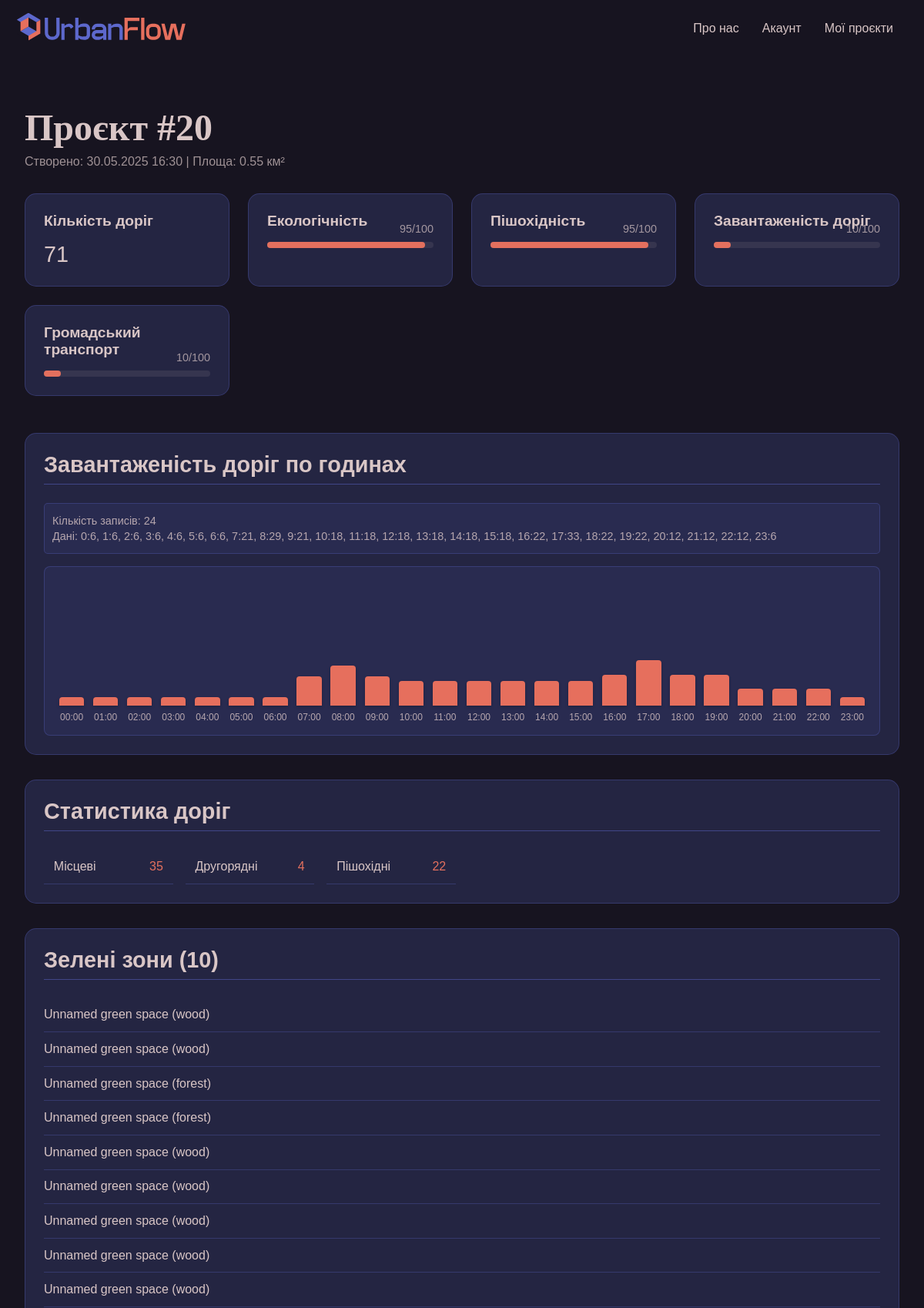
/myprojects/20/ (signed in, upper part), run on the app's committed database.
### backend/models.py (models this page shows, shortened)
class AnalyzedArea(models.Model):
    user = models.ForeignKey(settings.AUTH_USER_MODEL, on_delete=models.CASCADE, null=True, blank=True)
    north = models.FloatField()
    south = models.FloatField()
    east = models.FloatField()
    west = models.FloatField()
    related_name = 'analyzedarea_set'
    area = models.FloatField(help_text="Area in square kilometers")
    created_at = models.DateTimeField(auto_now_add=True)
    road_count = models.IntegerField(default=0)
    congestion = models.IntegerField(default=0, help_text="Congestion score (0-100)")
    ecology = models.IntegerField(default=0, help_text="Ecology score (0-100)")
    pedestrian_friendly = models.IntegerField(default=0, help_text="Pedestrian friendliness score (0-100)")
    public_transport = models.IntegerField(default=0, help_text="Public transport accessibility score (0-100)")
    class Meta:
        verbose_name = "Analyzed Area"
        verbose_name_plural = "Analyzed Areas"

class HourlyCongestion(models.Model):
    area = models.ForeignKey(AnalyzedArea, on_delete=models.CASCADE, related_name='hourly_congestion')
    hour = models.IntegerField()  # Година доби (0-23)
    congestion_level = models.IntegerField(help_text="Congestion level (0-100)")
    class Meta:
        ordering = ['hour']

class RoadTypeStats(models.Model):
    area = models.ForeignKey(AnalyzedArea, on_delete=models.CASCADE, related_name='road_type_stats')
    road_type = models.CharField(max_length=50)
    count = models.IntegerField(default=0)

class GreenSpace(models.Model):
    area = models.ForeignKey(AnalyzedArea, on_delete=models.CASCADE, related_name='green_spaces')
    osm_id = models.BigIntegerField()
    name = models.CharField(max_length=255, default="Unnamed green space")
    space_type = models.CharField(max_length=50)

### backend/views.py (the view)
# urls.py: path('myprojects/<int:project_id>/', views.project_detail, name='project_detail'),
@login_required
def project_detail(request, project_id):
    project = get_object_or_404(AnalyzedArea, id=project_id, user=request.user)
    hourly_congestion = project.hourly_congestion.all().order_by('hour')
    print(f"Project ID: {project.id}")
    print(f"Hourly congestion count: {hourly_congestion.count()}")
    for hc in hourly_congestion:
        print(f"Hour {hc.hour}: {hc.congestion_level}%")
    context = {
        'project': project,
        'hourly_congestion': hourly_congestion,
        'roads': project.roads.all(),
        'green_spaces': project.green_spaces.all(),
        'water_features': project.water_features.all(),
        'road_type_stats': project.road_type_stats.all()
    }
    return render(request, 'projects/project_detail.html', context)

### backend/templates/projects/project_detail.html (shortened to what this page needs)
{% load static %}
<!DOCTYPE html>
<html lang="uk">
<head>
    <link rel="stylesheet" href="https://unpkg.com/leaflet@1.7.1/dist/leaflet.css" />
    <link rel="stylesheet" href="{% static 'css/pages/project_detail.css' %}">
</head>
<body>
<nav>
    <div class="logo"><a href="{% url 'logged_home' %}">
        <img src="{% static 'img/cube.svg' %}" alt="Логотип UrbanFlow - куб">
        <img src="{% static 'img/UrbanFlow.svg' %}" alt="UrbanFlow">
    </a></div>
    <ul role="list">
        <li><a href="{% url 'about' %}">Про нас</a></li>
        <li><a href="{% url 'profile' %}">Акаунт</a></li>
        <li><a href="{% url 'myprojects' %}">Мої проєкти</a></li>
    </ul>
</nav>
<div class="project-detail-container">
    <h1>Проєкт #{{ project.id }}</h1>
    <p class="project-meta">Створено: {{ project.created_at|date:"d.m.Y H:i" }} | Площа: {{ project.area }} км²</p>
    <div class="project-stats">
        <div class="stat-card">
            <h3>Кількість доріг</h3>
            <p>{{ project.road_count }}</p>
        </div>
        <div class="stat-card">
            <h3>Екологічність</h3>
            <div class="progress-bar">
                <div class="progress-fill" style="width: {{ project.ecology }}%"></div>
                <span>{{ project.ecology }}/100</span>
            </div>
        </div>
        <div class="stat-card">
            <h3>Пішохідність</h3>
            <div class="progress-bar">
                <div class="progress-fill" style="width: {{ project.pedestrian_friendly }}%"></div>
                <span>{{ project.pedestrian_friendly }}/100</span>
            </div>
        </div>
        <div class="stat-card">
            <h3>Завантаженість доріг</h3>
            <div class="progress-bar">
                <div class="progress-fill" style="width: {{ project.congestion }}%"></div>
                <span>{{ project.congestion }}/100</span>
            </div>
        </div>
        <div class="stat-card">
            <h3>Громадський транспорт</h3>
            <div class="progress-bar">
                <div class="progress-fill" style="width: {{ project.public_transport }}%"></div>
                <span>{{ project.public_transport }}/100</span>
            </div>
        </div>
    </div>
    <div class="project-sections">
        <section class="hourly-congestion">
            <h2>Завантаженість доріг по годинах</h2>
            {% if hourly_congestion %}
                <div class="debug-info" style="background: rgba(93, 104, 204, 0.1); padding: 10px; border-radius: 5px; margin-bottom: 15px; font-size: 0.9rem;">
                    <p>Кількість записів: {{ hourly_congestion|length }}</p>
                    <p>Дані:
                        {% for hour_data in hourly_congestion %}
                            {{ hour_data.hour }}:{{ hour_data.congestion_level }}{% if not forloop.last %}, {% endif %}
                        {% endfor %}
                    </p>
                </div>
                <div class="congestion-chart">
                    {% for hour_data in hourly_congestion %}
                    <div class="hour-bar">
                        <div class="bar"
                             style="height: {% widthratio hour_data.congestion_level 100 180 %}px; min-height: 8px;"
                             title="Година {{ hour_data.hour|stringformat:"02d" }}:00 - {{ hour_data.congestion_level }}%">
                        </div>
                        <span class="hour-label">{{ hour_data.hour|stringformat:"02d" }}:00</span>
                    </div>
                    {% endfor %}
                </div>
            {% else %}
                <p>Дані про завантаженість доріг відсутні</p>
            {% endif %}
        </section>
        <section class="road-stats">
            <h2>Статистика доріг</h2>
            <div class="road-types">
                {% for stat in road_type_stats %}
                <div class="road-type">
                    <span class="type-name">{{ stat.road_type }}</span>
                    <span class="type-count">{{ stat.count }}</span>
                </div>
                {% empty %}
                <p>Статистика доріг відсутня</p>
                {% endfor %}
            </div>
        </section>
        <section class="green-spaces">
            <h2>Зелені зони ({{ green_spaces|length }})</h2>
            <ul>
                {% for space in green_spaces %}
                <li>{{ space.name }} ({{ space.space_type }})</li>
                {% empty %}
                <li>Зелені зони не знайдені</li>
                {% endfor %}
            </ul>
        </section>
    </div>
</div>
</body>
</html>

### backend/templates/static/css/pages/project_detail.css (style rules this page uses)
* { box-sizing: border-box; margin: 0; padding: 0; list-style: none; text-decoration: none; color: inherit; font-family: 'e-Ukraine Ultralight', sans-serif; }
html, body { height: 100%; width: 100%; position: relative; overflow-x: hidden; }
body { min-height: 100vh; background: #171420; color: #D9C6C6; position: relative; animation: fadeIn 1.5s ease-out; }
nav { display: flex; justify-content: space-between; align-items: center; padding: 20px 40px; }
.logo { display: flex; align-items: center; gap: 10px; transform: scale(1.2); }
.logo img:first-child { height: 30px; }
.logo img:last-child { height: 25px; }
nav ul { display: flex; gap: 30px; list-style: none; }
nav a { color: #D9C6C6; text-decoration: none; font-family: 'e-Ukraine Light', sans-serif; font-size: 16px; }
.project-detail-container { position: relative; z-index: 1; width: 100%; max-width: 1200px; margin: 2rem auto; padding: 2rem; animation: fadeIn 1s ease-out; }
.project-detail-container h1 { font-family: "NAMU", serif; font-size: 3rem; color: #D9C6C6; margin-bottom: 0.5rem; }
.project-meta { font-family: 'e-Ukraine Light', sans-serif; font-size: 1rem; color: rgba(217, 198, 198, 0.7); margin-bottom: 2rem; }
.project-stats { display: grid; grid-template-columns: repeat(auto-fit, minmax(220px, 1fr)); gap: 1.5rem; margin: 2rem 0; }
.stat-card { background: rgba(93, 104, 204, 0.2); border-radius: 15px; padding: 1.5rem; border: 1px solid rgba(93, 104, 204, 0.3); transition: all 0.3s ease; }
.stat-card h3 { font-family: 'e-Ukraine Bold', sans-serif; font-size: 1.2rem; color: #D9C6C6; margin-bottom: 1rem; }
.stat-card p { font-family: 'e-Ukraine Light', sans-serif; font-size: 1.8rem; color: #D9C6C6; }
.progress-bar { height: 8px; background: rgba(217, 198, 198, 0.1); border-radius: 4px; margin-top: 1rem; position: relative; }
.progress-fill { height: 100%; border-radius: 4px; background: #E3705E; }
.progress-bar span { position: absolute; right: 0; top: -25px; font-family: 'e-Ukraine Light', sans-serif; font-size: 0.9rem; color: rgba(217, 198, 198, 0.7); }
.project-sections { display: grid; grid-template-columns: 1fr; gap: 2rem; margin-top: 3rem; }
section { background: rgba(93, 104, 204, 0.2); border-radius: 15px; padding: 1.5rem; border: 1px solid rgba(93, 104, 204, 0.3); }
section h2 { font-family: 'e-Ukraine Bold', sans-serif; font-size: 1.8rem; color: #D9C6C6; margin-bottom: 1.5rem; padding-bottom: 0.5rem; border-bottom: 1px solid rgba(93, 104, 204, 0.5); }
.congestion-chart { display: flex; height: 220px; align-items: flex-end; gap: 6px; margin-top: 1rem; padding: 1rem; background: rgba(93, 104, 204, 0.1); border-radius: 8px; border: 1px solid rgba(93, 104, 204, 0.3); position: relative; }
.hour-bar { flex: 1; display: flex; flex-direction: column; align-items: center; justify-content: flex-end; position: relative; min-width: 0; }
.bar { width: 85%; background: #E66F5D !important; border-radius: 4px 4px 0 0; transition: all 0.3s ease; min-height: 8px !important; position: relative; cursor: pointer; box-shadow: 0 2px 4px rgba(0, 0, 0, 0.2); }
.hour-bar span { margin-top: 8px; font-family: 'e-Ukraine Light', sans-serif; font-size: 0.75rem; color: rgba(217, 198, 198, 0.8); text-align: center; white-space: nowrap; }
.road-types { display: grid; grid-template-columns: repeat(auto-fill, minmax(160px, 1fr)); gap: 1rem; }
.road-type { display: flex; justify-content: space-between; padding: 0.8rem; border-bottom: 1px solid rgba(93, 104, 204, 0.3); }
.type-name { font-family: 'e-Ukraine Light', sans-serif; color: #D9C6C6; }
.type-count { font-family: 'e-Ukraine Bold', sans-serif; color: #E3705E; }
.green-spaces ul, .water-features ul { list-style-type: none; }
.green-spaces li, .water-features li { padding: 0.8rem 0; border-bottom: 1px solid rgba(93, 104, 204, 0.3); font-family: 'e-Ukraine Light', sans-serif; color: #D9C6C6; }
.debug-info { background: rgba(93, 104, 204, 0.15); border: 1px solid rgba(93, 104, 204, 0.3); border-radius: 8px; padding: 12px; margin-bottom: 15px; font-family: 'e-Ukraine Light', sans-serif; font-size: 0.9rem; color: rgba(217, 198, 198, 0.8); }
.debug-info p { margin: 4px 0; }

### data on the page
AnalyzedArea: id "20", created_at "30.05.2025 16:30", area "0.55", road_count "71", ecology "95", pedestrian_friendly "95", congestion "10", public_transport "10"
HourlyCongestion: hour "0", congestion_level "6", hour "00"
HourlyCongestion: hour "1", congestion_level "6", hour "01"
HourlyCongestion: hour "2", congestion_level "6", hour "02"
HourlyCongestion: hour "3", congestion_level "6", hour "03"
HourlyCongestion: hour "4", congestion_level "6", hour "04"
HourlyCongestion: hour "5", congestion_level "6", hour "05"
HourlyCongestion: hour "6", congestion_level "6", hour "06"
HourlyCongestion: hour "7", congestion_level "21", hour "07"
HourlyCongestion: hour "8", congestion_level "29", hour "08"
HourlyCongestion: hour "9", congestion_level "21", hour "09"
HourlyCongestion: hour "10", congestion_level "18"
HourlyCongestion: hour "11", congestion_level "18"
HourlyCongestion: hour "12", congestion_level "18"
HourlyCongestion: hour "13", congestion_level "18"
HourlyCongestion: hour "14", congestion_level "18"
HourlyCongestion: hour "15", congestion_level "18"
HourlyCongestion: hour "16", congestion_level "22"
HourlyCongestion: hour "17", congestion_level "33"
HourlyCongestion: hour "18", congestion_level "22"
HourlyCongestion: hour "19", congestion_level "22"
HourlyCongestion: hour "20", congestion_level "12"
HourlyCongestion: hour "21", congestion_level "12"
HourlyCongestion: hour "22", congestion_level "12"
HourlyCongestion: hour "23", congestion_level "6"
RoadTypeStats: road_type "Місцеві", count "35"
RoadTypeStats: road_type "Другорядні", count "4"
RoadTypeStats: road_type "Пішохідні", count "22"
GreenSpace: name "Unnamed green space", space_type "wood"
GreenSpace: name "Unnamed green space", space_type "wood"
GreenSpace: name "Unnamed green space", space_type "forest"
GreenSpace: name "Unnamed green space", space_type "forest"
GreenSpace: name "Unnamed green space", space_type "wood"
GreenSpace: name "Unnamed green space", space_type "wood"
GreenSpace: name "Unnamed green space", space_type "wood"
GreenSpace: name "Unnamed green space", space_type "wood"
GreenSpace: name "Unnamed green space", space_type "wood"

### other printed values
{{ hourly_congestion|length }} "24"
{{ green_spaces|length }} "10"
